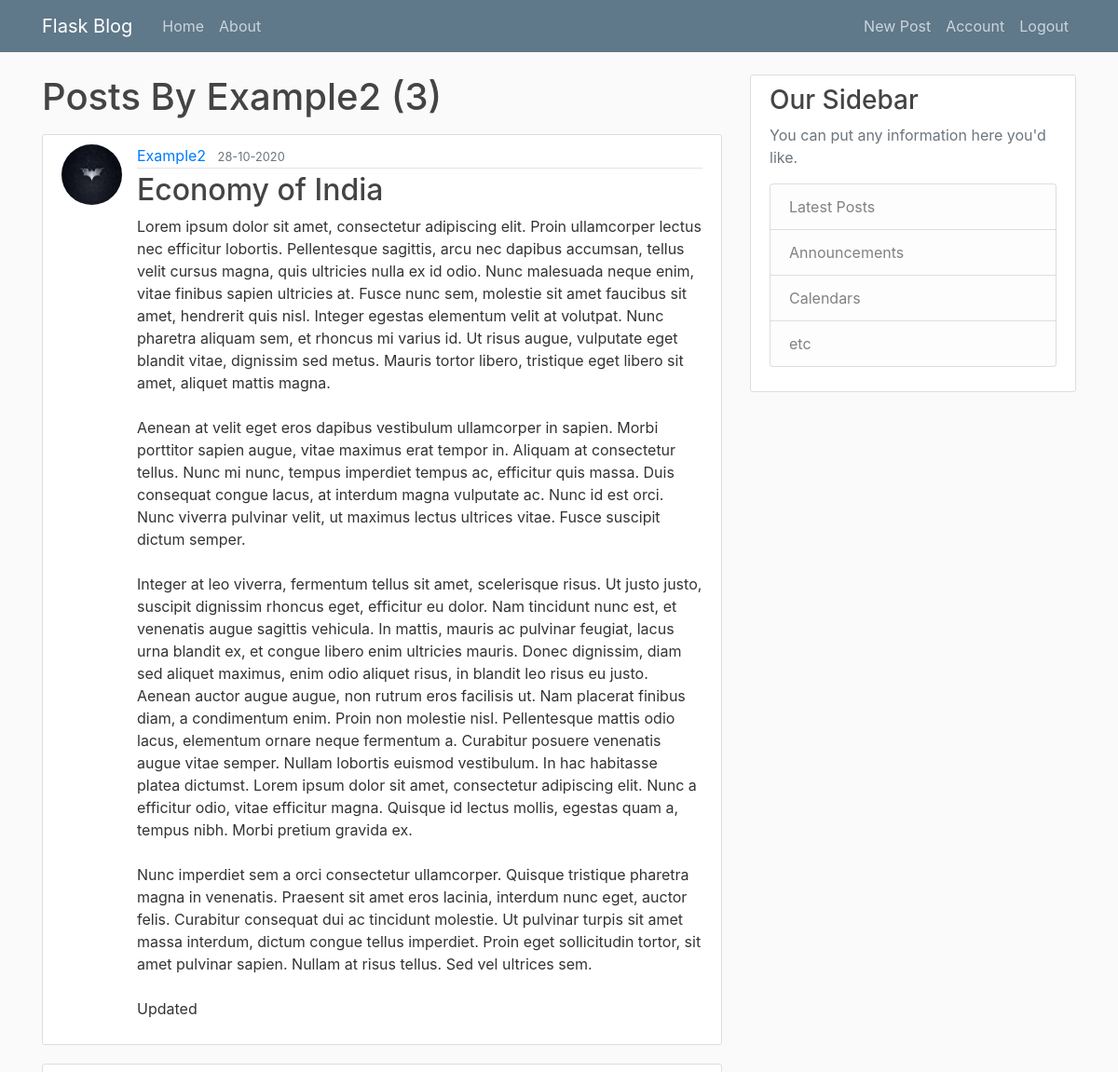
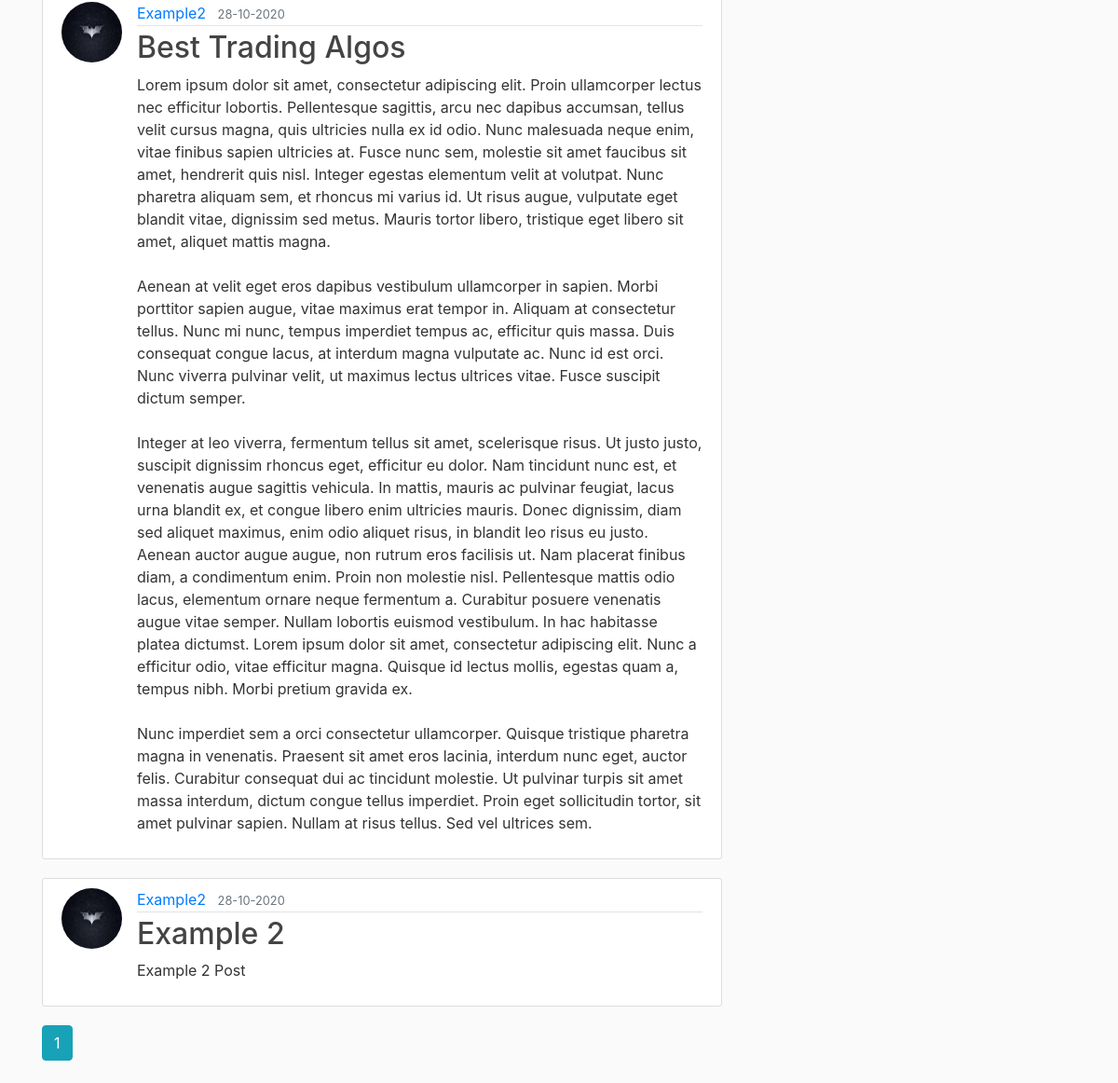
The page /user/Example2 (signed in) on the database its author committed (2 pictures, top to bottom).
### flaskblog/models.py (models this page shows, shortened)
class User(db.Model,UserMixin):
	id=db.Column(db.Integer,primary_key=True)
	username=db.Column(db.String(20),unique=True,nullable=False)
	email=db.Column(db.String(120),unique=True,nullable=False)
	image_file=db.Column(db.String(20),nullable=False,default='default.jpg')
	password=db.Column(db.String(60),nullable=False)
	posts=db.relationship('Post',backref='author',lazy='dynamic')

class Post(db.Model):
	id=db.Column(db.Integer,primary_key=True)
	title=db.Column(db.String(100),nullable=False)
	date_posted=db.Column(db.DateTime,nullable=False,default=datetime.utcnow)
	content=db.Column(db.Text,nullable=False)
	user_id=db.Column(db.Integer,db.ForeignKey('user.id'),nullable=False)

### flaskblog/users/routes.py (the view)
@users.route('/user/<string:username>')
def user_posts(username):
	page=request.args.get('page',1,type=int)
	user=User.query.filter_by(username=username).first_or_404()
	posts=Post.query.filter_by(author=user)\
	.order_by(Post.date_posted.desc())\
	.paginate(page=page,per_page=4)
	return render_template('user_posts.html',posts=posts,user=user)

### flaskblog/models.py (called while the page is built)
@login_manager.user_loader
def load_user(user_id):
	return User.query.get(int(user_id))

### flaskblog/templates/user_posts.html
{%extends 'layout.html'%}
{%block content%}
<h1 class='mb-3'>Posts By {{user.username}} ({{posts.total}})</h1>
{%for post in posts.items%}
	<article class="media content-section">
		<img  class='rounded-circle article-img' src="{{url_for('static',filename='profile_pics/'+post.author.image_file)}}">
  <div class="media-body">
    <div class="article-metadata">
      <a class="mr-2" href="{{url_for('users.user_posts',username=post.author.username)}}">{{ post.author.username }}</a>
      <small class="text-muted">{{ post.date_posted.strftime('%d-%m-%Y') }}</small>
    </div>
    <h2><a class="article-title" href="{{url_for('posts.post',post_id=post.id)}}">{{ post.title }}</a></h2>
    <p class="article-content">{{ post.content }}</p>
  </div>
</article>
{%endfor%}
	{%for page_num in posts.iter_pages(left_edge=1,right_edge=1,left_current=1,right_current=2)%}
	{%if page_num%}
	{%if posts.page==page_num%}
	<a class="btn btn-info mb-4" href="{{url_for('users.user_posts',username=user.username,page=page_num)}}">{{page_num}}</a>
	{%else%}
	<a class="btn btn-outline-info mb-4" href="{{url_for('users.user_posts',username=user.username,page=page_num)}}">{{page_num}}</a>
	{%endif%}
	{%else%}
	...
	{%endif%}
{%endfor%}
{%endblock content%}

### flaskblog/static/main.css (style rules this page uses)
body { background: #fafafa; color: #333333; margin-top: 5rem; }
h1, h2, h3, h4, h5, h6 { color: #444444; }
.content-section { background: #ffffff; padding: 10px 20px; border: 1px solid #dddddd; border-radius: 3px; margin-bottom: 20px; }
.article-title { color: #444444; }
.article-content { white-space: pre-line; }
.article-img { height: 65px; width: 65px; margin-right: 16px; }
.article-metadata { padding-bottom: 1px; margin-bottom: 4px; border-bottom: 1px solid #e3e3e3 }

### rows shown on the page
User: username "Example2"
Post: image_file (picture), author.username "Example2", date_posted "28-10-2020", title "Economy of India", content "Lorem ipsum dolor sit amet, consectetur adipiscing elit. Proin ullamcorper lectus nec efficitur lobortis. Pellentesque sagittis, arcu nec dapibus accumsan, tellus velit cursus magna, quis ultricies nulla ex id odio. Nunc malesuada neque enim, vitae finibus sapien ultricies at. Fusce nunc sem, molestie sit amet faucibus sit amet, hendrerit quis nisl. Integer egestas elementum velit at volutpat. Nunc pharetra aliquam sem, et rhoncus mi varius id. Ut risus augue, vulputate eget blandit vitae, dignissim sed metus. Mauris tortor libero, tristique eget libero sit amet, aliquet mattis magna. Aenean at velit eget eros dapibus vestibulum ullamcorper in sapien. Morbi porttitor sapien augue, vitae…"
Post: image_file (picture), author.username "Example2", date_posted "28-10-2020", title "Best Trading Algos", content "Lorem ipsum dolor sit amet, consectetur adipiscing elit. Proin ullamcorper lectus nec efficitur lobortis. Pellentesque sagittis, arcu nec dapibus accumsan, tellus velit cursus magna, quis ultricies nulla ex id odio. Nunc malesuada neque enim, vitae finibus sapien ultricies at. Fusce nunc sem, molestie sit amet faucibus sit amet, hendrerit quis nisl. Integer egestas elementum velit at volutpat. Nunc pharetra aliquam sem, et rhoncus mi varius id. Ut risus augue, vulputate eget blandit vitae, dignissim sed metus. Mauris tortor libero, tristique eget libero sit amet, aliquet mattis magna. Aenean at velit eget eros dapibus vestibulum ullamcorper in sapien. Morbi porttitor sapien augue, vitae…"
Post: image_file (picture), author.username "Example2", date_posted "28-10-2020", title "Example 2", content "Example 2 Post"

### other values the page prints
{{ posts.total }} "3"
{{ page_num }} "1"
